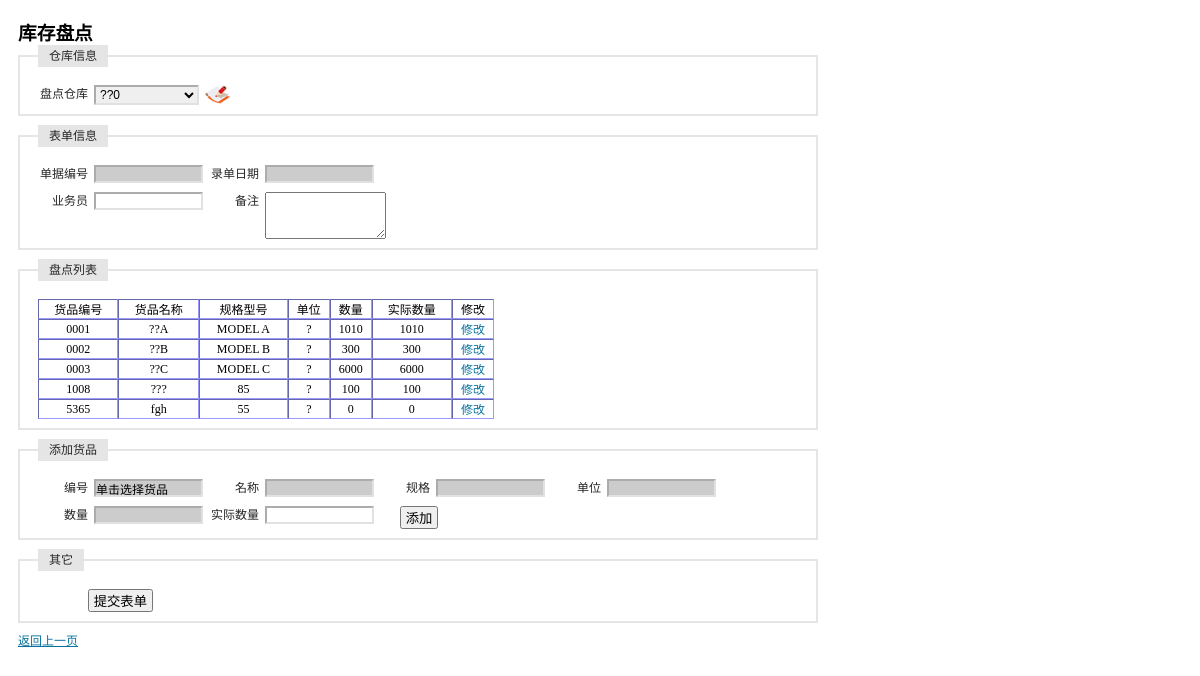
Before: /receipt_check/receipt_check.php (signed in) with the older database file.
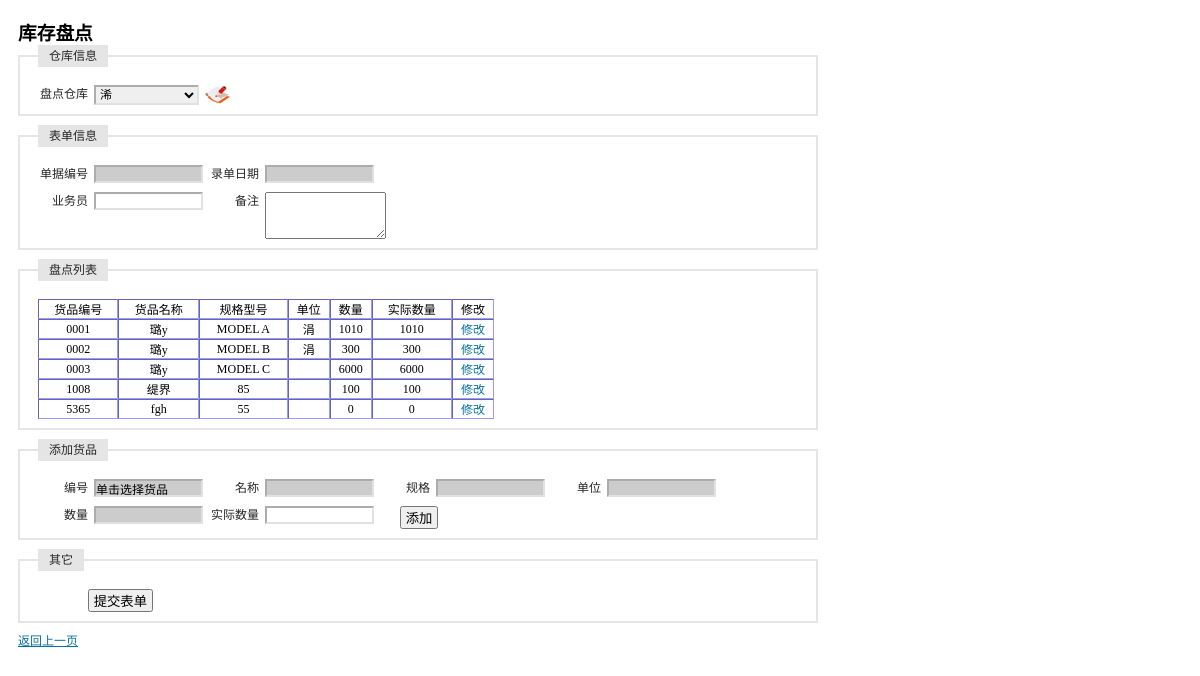
After: the same page with the newer database file.
### tables this page shows
CREATE TABLE `table_warehouse_0000` (
  `id` varchar(8) NOT NULL,
  `num` int(4) default NULL,
  PRIMARY KEY  (`id`)
);

CREATE TABLE `tb_product` (
  `id` int(4) NOT NULL auto_increment,
  `maintype` varchar(20) NOT NULL,
  `subtype` varchar(20) NOT NULL,
  `name` varchar(20) NOT NULL,
  `encode` varchar(20) NOT NULL,
  `barcode` varchar(20) NOT NULL,
  `size` varchar(20) NOT NULL,
  `unit` varchar(10) NOT NULL,
  `upperlimit` int(4) NOT NULL,
  `lowerlimit` int(4) NOT NULL,
  `inprice` int(4) NOT NULL,
  `outprice` int(4) NOT NULL,
  `tupian` varchar(100) NOT NULL,
  `jianjie` mediumtext NOT NULL,
  `addtime` varchar(20) NOT NULL,
  PRIMARY KEY  (`id`,`encode`,`barcode`)
);

### receipt_check/receipt_check.php (the view, shortened to what this page needs)
<?php
    $warehouse = $_GET[warehouse];
    $query = "select * from table_warehouse order by name";
    $result_warehouse = mysql_query($query);
    if($warehouse=='')
        $warehouse='0000';
    $query = "select * from table_warehouse_$warehouse order by id asc";
    $result_item = mysql_query($query);
?>
<!DOCTYPE html PUBLIC "-//W3C//DTD XHTML 1.0 Transitional//EN" "http://www.w3.org/TR/xhtml1/DTD/xhtml1-transitional.dtd">
<html xmlns="http://www.w3.org/1999/xhtml">
<head>
</head>
<link rel="stylesheet" type="text/css" href="../css/iframe.css" media="screen" />
<body style="width:800px">
<form id="item_in" name="item_in" method="post" action="receipt_check_bg.php" onsubmit=" return checkForm()">
  <h3>库存盘点</h3>
  <fieldset>
  <legend>仓库信息</legend>
  <label>盘点仓库</label>
  <select id="left" name="warehouse" onchange="location.href='receipt_check.php?warehouse='+this.value">
    <?php
    while($RS = mysql_fetch_array($result_warehouse))
        if($warehouse == $RS[id])
            echo "<option value='$RS[id]' selected>$RS[name]</option>";
        else
            echo "<option value='$RS[id]'>$RS[name]</option>";
    ?>
  </select>
  <a href="/wms/basic/warehouse/warehouse_show.php" target="_self"><img src="/wms/image/delete.gif" alt="仓库管理" width="25" height="19" border="0"/></a>
  </fieldset>
  <fieldset>
  <legend>表单信息</legend>
  <label>单据编号</label>
  <input id="id" name="id" type="text" onkeyup="value=value.replace(/[^\d]/g,'')" style="background-color:#CCCCCC" readonly/>
  <label>录单日期</label>
  <input name="date" type="text" id="control_date" style="background-color:#CCCCCC" onclick="new Calendar().show(this);"  maxlength="10" readonly/>
  <p>&nbsp;</p>
  <label>业务员</label>
  <input id="yewuyuan" name="yewuyuan" type="text" />
  <label>备注</label>
  <textarea name="remark" cols="13" rows="3" onkeyup="if(this.innerHTML.length>50) this.innerHTML=this.innerHTML.substr(0,50)"></textarea>
  </fieldset>
  <fieldset>
  <legend>盘点列表</legend>
  <table id="item_list" width="60%" border="1" cellspacing="0" cellpadding="5" style="font-size:12px; border:thin; border-color:#9999FF ">
    <tr align="center">
      <td>货品编号</td>
      <td>货品名称</td>
      <td>规格型号</td>
      <td>单位</td>
      <td>数量</td>
      <td>实际数量</td>
      <td>修改</td>
    </tr>
    <?php
    while($RS = mysql_fetch_array($result_item)){
        echo "<tr align='center'>";
        echo "<td>$RS[id]</td>";
        if(1){
            $query = "select * from tb_product where encode = '$RS[id]'";
            $result_iteminfo = mysql_query($query);
            $RS2 = mysql_fetch_array($result_iteminfo);
            echo "<td>$RS2[name]</td>";
            echo "<td>$RS2[size]</td>";
            echo "<td>$RS2[unit]</td>";
        }
        else{
            echo "<td></td>";
            echo "<td></td>";
            echo "<td></td>";
        }
        echo "<td>$RS[num]</td>";
        echo "<td>$RS[num]</td>";
        echo "<td><a onclick='editRow(this)'>修改</a></td>";
        echo "</tr>";
    }
    ?>
  </table>
  </fieldset>
  <fieldset>
  <legend>添加货品</legend>
  <label>编号</label>
  <input id="item_id" name="item_id" type="text" value="单击选择货品" size="10" style="background-color:#CCCCCC" readonly />
  <label>名称</label>
  <input id="item_name" name="item_name" type="text" size="5" style="background-color:#CCCCCC" readonly />
  <label>规格</label>
  <input id="item_model" name="item_model" type="text" size="5" style="background-color:#CCCCCC" readonly />
  <label>单位</label>
  <input id="item_unit" name="item_unit" type="text" size="5" style="background-color:#CCCCCC" readonly />
  <p>&nbsp;</p>
  <label>数量</label>
  <input name="item_num" type="text" id="item_num" onkeyup="value=value.replace(/[^\d]/g,'');" maxlength="4" style="background-color:#CCCCCC" readonly/>
  <label>实际数量</label>
  <input name="real_num" type="text" id="real_num" onkeyup="value=value.replace(/[^\d]/g,'');" maxlength="4" />
  <button type="button" onclick="if(checkInput()==true) addRow();">&nbsp;添加&nbsp;</button>
  </fieldset>
  <fieldset>
  <legend>其它</legend>
  <button type="submit" style="margin-left:50px">&nbsp;提交表单&nbsp;</button>
  </fieldset>
</form>
<p><a href="../basic/company/company_show.php">返回上一页</a></p>
</body>
</html>

Changed rows visible on the page:
changed through a linked row, table_warehouse_0000 "MODEL A": tb_product.name "??A" → "璐у"; tb_product.unit "?" → "涓"
changed through a linked row, table_warehouse_0000 "MODEL B": tb_product.name "??B" → "璐у"; tb_product.unit "?" → "涓"
changed through a linked row, table_warehouse_0000 "MODEL C": tb_product.name "??C" → "璐у"; tb_product.unit "?" → (not shown)
changed through a linked row, table_warehouse_0000 id 1008: tb_product.name "???" → "缇界"; tb_product.unit "?" → (not shown)
changed through a linked row, table_warehouse_0000 "fgh": tb_product.unit "?" → (not shown)
Other visible differences:
form field warehouse: "??0" → "浠"
